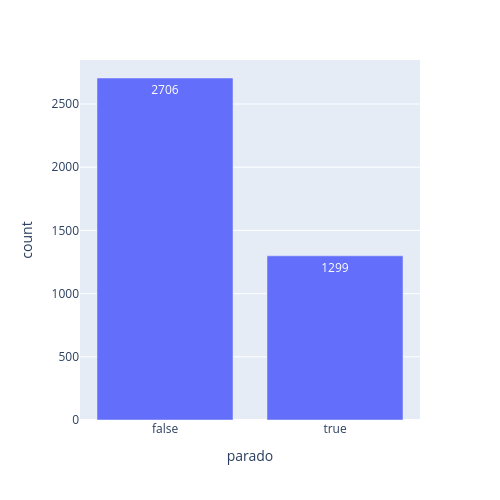

Write notebook code for a chart like this one.
### Code cell
counts = df_original.parado.value_counts().reset_index()
counts.columns = ['parado', 'count']
fig = px.bar(counts, x='parado', y='count', text='count',width=500, height=500)
fig.show()

### Figure 1 — Plotly figure (JSON) as saved in the notebook; plotly's stock layout.template omitted (floating-point values rounded to 4 significant figures)
{"data": [{"hovertemplate": "parado=%{x}<br>count=%{text}<extra></extra>", "legendgroup": "", "marker": {"color": "#636efa", "pattern": {"shape": ""}}, "name": "", "orientation": "v", "showlegend": false, "text": [2706.0, 1299.0], "textposition": "auto", "type": "bar", "x": [false, true], "xaxis": "x", "y": [2706, 1299], "yaxis": "y"}], "layout": {"barmode": "relative", "height": 500, "legend": {"tracegroupgap": 0}, "margin": {"t": 60}, "width": 500, "xaxis": {"anchor": "y", "domain": [0, 1], "title": {"text": "parado"}}, "yaxis": {"anchor": "x", "domain": [0, 1], "title": {"text": "count"}}}}
